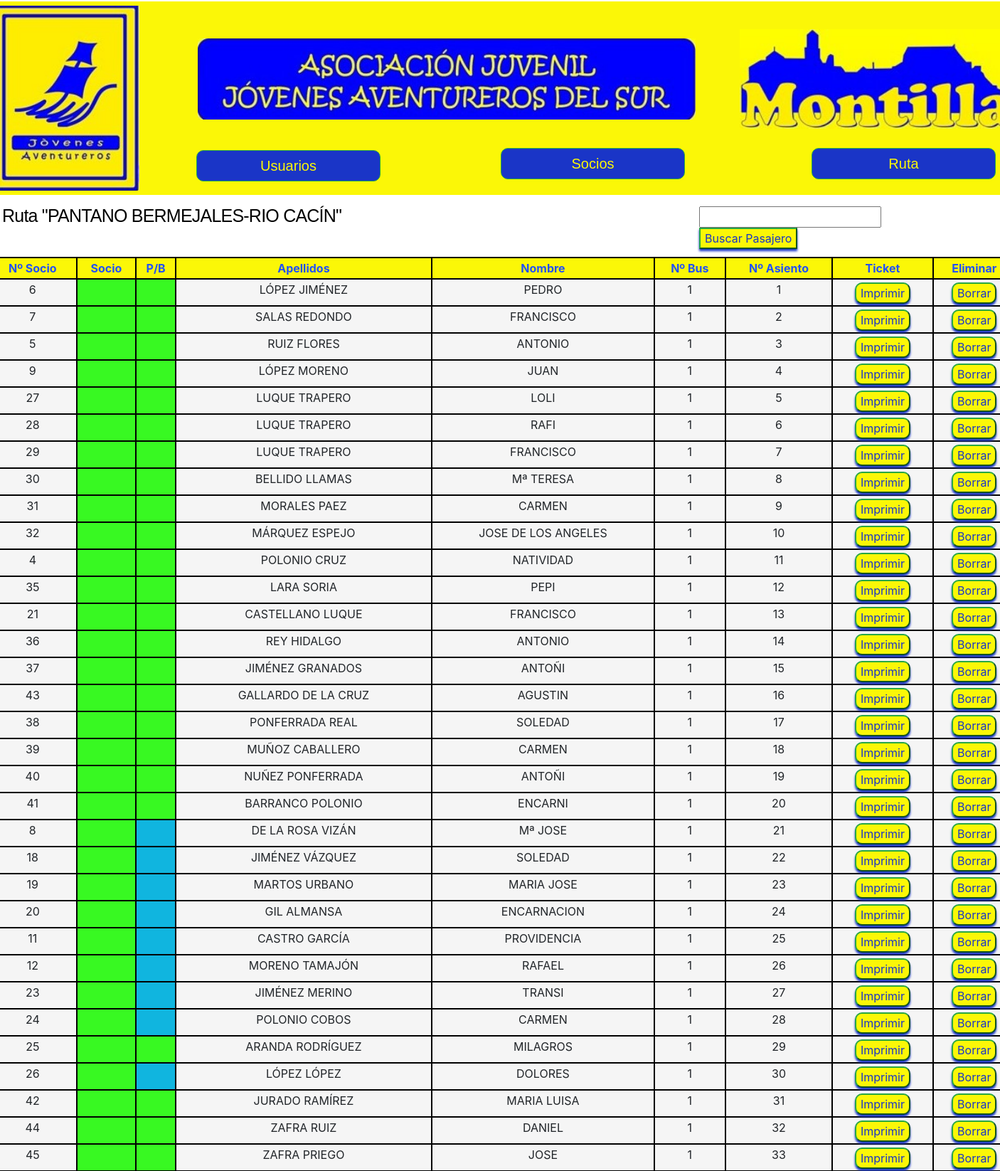
Page /socios/mostrarInscripcionSocio/22/ (upper part) on the committed database.
### Socios/models.py (models this page shows, shortened)
class Inscripciones(models.Model):
    id = models.AutoField(primary_key=True)
    nombre = models.CharField(max_length=30)
    destino = models.CharField(max_length=30, blank=False)
    fecha = models.CharField(max_length=16, blank=False)
    distancia = models.IntegerField(default=0)
    dificultad = models.CharField(max_length=20, choices=DIFICULTAD, default=BAJA)
    precio_socio = models.PositiveIntegerField()
    precio_no_socio = models.PositiveIntegerField()
    finalizada = models.BooleanField(default=False)
    recaudacion_socios = models.IntegerField(default=0)
    recaudacion_no_socios = models.IntegerField(default=0)
    pago_metalico = models.IntegerField(default=0)
    pago_banco = models.IntegerField(default=0)
    total_socios = models.IntegerField(default=0)
    total_no_socios = models.IntegerField(default=0)
    total_guias = models.IntegerField(default=0)

class Inscripcion_Socio(models.Model):
    id = models.AutoField(primary_key=True)
    inscripcion = models.ForeignKey(Inscripciones, on_delete=models.CASCADE)
    socios = models.ForeignKey(Socios, on_delete=models.CASCADE)
    precio = models.PositiveIntegerField(default=0)
    numero_bus = models.PositiveIntegerField(validators=[MinValueValidator(1),MaxValueValidator(2)])
    asiento_bus = models.PositiveIntegerField(validators=[MinValueValidator(1),MaxValueValidator(110)])
    pago = models.BooleanField(default=False)
    guia = models.BooleanField(default=False)

class Socios(models.Model):
    id = models.AutoField(primary_key=True)
    numero_socio = models.IntegerField(default=0)
    nombre = models.CharField(max_length=30)
    apellidos = models.CharField(max_length=50)
    dni = models.CharField(max_length=20)
    fecha_nacimiento = models.CharField(max_length=16)
    telefono = models.CharField(max_length=20)
    codigo_postal = models.CharField(max_length=20, default=14550)
    ciudad = models.CharField(max_length=30, default="Montilla")
    provincia = models.CharField(max_length=35, default="Córdoba")
    socio = models.BooleanField(default=False)
    talla_camiseta = models.CharField(max_length=4, choices=TALLA, default=S)
    regalo = models.BooleanField(default=False)

### Socios/views.py (the view)
# urls.py: path('mostrarInscripcionSocio/<int:insid>/', listar_inscritos, name="Usuarios Inscritos"),
def listar_inscritos(request, insid):
    inscripcion = Inscripciones.objects.filter(id = insid).first()
    nombre = inscripcion.nombre
    inscripcion_socio = Inscripcion_Socio.objects.filter(inscripcion = inscripcion).order_by("asiento_bus")
    return render(request, 'socios/mostrarInscripcionSocio.html', {'entity': inscripcion_socio, "nombre":nombre})

### Socios/templates/socios/mostrarInscripcionSocio.html
{% extends "jovenesAventureros/base.html" %}
{% load crispy_forms_tags %}
{% load static %}
{% block content %}
  <div class="overlap-groupRegister">
    <p class="gestiones" style="font-size: 25px; margin-left: -660px; margin-top: -340px;">Ruta "{{nombre}}"</p>
    <form action="buscar/" method="GET" style="margin-left: 880px; margin-top: -30px;margin-bottom: 10px;">
      <input type="text" name="usern">
      <button class="btn2 btn-success" style="background-color: #FBF707;color: rgba(26, 53, 199, 1);">Buscar Pasajero</button>
  </form>
  <div class="contenedorFormularioSocio">
    <table class ="table" style="margin-left: -70px; margin-top: 0px;">
      <thead>
        <tr>
          <th class="th">Nº Socio</th>
          <th class="th">Socio</th>
          <th class="th">P/B</th>
          <th class="th">Apellidos</th>
          <th class="th">Nombre</th>
          <th class="th">Nº Bus</th>
          <th class="th">Nº Asiento</th>
          <th class="th">Ticket</th>
          <th class="th">Eliminar</th>
        </tr>
      </thead>
      <tbody>
        {% for ins in entity %}
          <tr>
            <td class="td">{{ ins.socios.numero_socio }}</td>
            {% if ins.socios.socio is False %}
              <td class="tdr"></td>
              {% else %}
              <td class="tdv"></td>
              {% endif %}
            {% if ins.pago is False %}
              <td class="tdb"></td>
              {% else %}
              <td class="tdv"></td>
              {% endif %}
            <td class="td">{{ ins.socios.apellidos }}</td>
            <td class="td">{{ ins.socios.nombre }}</td>
            <td class="td">{{ ins.numero_bus }}</td>
            <td class="td">{{ ins.asiento_bus }}</td>
            <td class="td">
              <button type="submit" class="btn2 btn-success" style="margin-top: 2px; background-color: #FBF707; border-radius: 10px; color: rgba(26, 53, 199, 1);"><a href="{% url 'Exportar Ticket V2' ins.inscripcion.id ins.socios.id%}" style="color: rgba(26, 53, 199, 1);">Imprimir</a></button>
            </td>
            <td class="td">
              <button type="submit" class="btn2 btn-success" style="margin-top: 2px; background-color: #FBF707; border-radius: 10px; color: rgba(26, 53, 199, 1);"><a href="{% url 'Eliminar Socio Inscripcion' ins.inscripcion.id ins.socios.id%}" style="color: rgba(26, 53, 199, 1);">Borrar</a></button>
            </td>
          </tr>
        {% endfor %}
      </tbody>
    </table>
  </div>
  </div>
{% endblock %}

### Inicio/static/JA/css/gestion.css (style rules this page uses)
.pgina-de-inicio .btn2 { box-shadow: 0px 3px 3px 0px rgba(26, 53, 199, 1); }
.pgina-de-inicio .overlap-groupRegister { position: absolute; width: 1205px; height: 400px; top: 320px; bottom: 350px; left: 120px; }
.pgina-de-inicio .contenedorFormularioSocio { background-color: white; width: 120%; border-radius: 5px; padding: 1px 0px; left: 120px; margin-left: -50px; }
.pgina-de-inicio .table { border-collapse: collapse; margin-top: 60px; margin-left: -12px; width: 100%; background-color: whitesmoke; }
.pgina-de-inicio .table, .pgina-de-inicio .tableP, .pgina-de-inicio .table th, .pgina-de-inicio .table td, .pgina-de-inicio .tableP th, .pgina-de-inicio .tableP td, .pgina-de-inicio .tableP .thh, .pgina-de-inicio .tableP .tdh, .pgina-de-inicio .tableP .tdv, .pgina-de-inicio .tableP .tdr, .pgina-de-inicio .tableP .tde, .pgina-de-inicio .tableC td, .pgina-de-inicio .tableC .thh, .pgina-de-inicio .tableC .tdh, .pgina-de-inicio .tableC .tdv, .pgina-de-inicio .tableC .tdr, .pgina-de-inicio .tableC .tde, .pgina-de-inicio .tableD .td, .pgina-de-inicio .tableD .thh, .pgina-de-inicio .tableD .tdh, .pgina-de-inicio .tableD .tdv, .pgina-de-inicio .tableD .tdr, .pgina-de-inicio .tableD .tde, .pgina-de-inicio .tableR .td, .pgina-de-inicio .tableR .thh, .pgina-de-inicio .tableR .tdh, .pgina-de-inicio .tableR .tdv, .pgina-de-inicio .tableR .tdr, .pgina-de-inicio .tableR .tde, .pgina-de-inicio .tableC, .pgina-de-inicio .tableD, .pgina-de-inicio .tableR { border: 2px solid black; }
.pgina-de-inicio .th, .pgina-de-inicio td { padding: 2px; text-align: center; }
.pgina-de-inicio .th { background-color: var(--azul); color: rgb(34, 81, 249); }
.pgina-de-inicio .tdv { background-color: rgb(56, 249, 34);; color: white }
.pgina-de-inicio .tdb { background-color: rgb(16, 181, 223);; color: white }
.pgina-de-inicio .gestiones { position: absolute; top: 300px; left: 560px; font-family: "Sora-Regular", Helvetica; font-weight: 400; color: #000000; font-size: 39px; text-align: center; letter-spacing: -0.78px; line-height: 46.8px; white-space: nowrap; }

### Inicio/static/JA/css/styleguide.css (style rules this page uses)
:root { --prueba: rgba(0, 0, 0, 1); --azul: #FBF707; --blaugrana: rgba(144, 3, 79, 1); --prueba-font-family: "Sora", Helvetica; --prueba-font-weight: 400; --prueba-font-size: 16px; --prueba-letter-spacing: 0px; --prueba-line-height: normal; --prueba-font-style: normal; }

### rows in the picture
Inscripciones: nombre "PANTANO BERMEJALES-RIO CACÍN"
Inscripcion_Socio: socios.numero_socio "6", pago True (drawn), socios.apellidos "LÓPEZ JIMÉNEZ", socios.nombre "PEDRO", numero_bus "1", asiento_bus "1"
Inscripcion_Socio: socios.numero_socio "7", pago True (drawn), socios.apellidos "SALAS REDONDO", socios.nombre "FRANCISCO", numero_bus "1", asiento_bus "2"
Inscripcion_Socio: socios.numero_socio "5", pago True (drawn), socios.apellidos "RUIZ FLORES", socios.nombre "ANTONIO", numero_bus "1", asiento_bus "3"
Inscripcion_Socio: socios.numero_socio "9", pago True (drawn), socios.apellidos "LÓPEZ MORENO", socios.nombre "JUAN", numero_bus "1", asiento_bus "4"
Inscripcion_Socio: socios.numero_socio "27", pago True (drawn), socios.apellidos "LUQUE TRAPERO", socios.nombre "LOLI", numero_bus "1", asiento_bus "5"
Inscripcion_Socio: socios.numero_socio "28", pago True (drawn), socios.apellidos "LUQUE TRAPERO", socios.nombre "RAFI", numero_bus "1", asiento_bus "6"
Inscripcion_Socio: socios.numero_socio "29", pago True (drawn), socios.apellidos "LUQUE TRAPERO", socios.nombre "FRANCISCO", numero_bus "1", asiento_bus "7"
Inscripcion_Socio: socios.numero_socio "30", pago True (drawn), socios.apellidos "BELLIDO LLAMAS", socios.nombre "Mª TERESA", numero_bus "1", asiento_bus "8"
Inscripcion_Socio: socios.numero_socio "31", pago True (drawn), socios.apellidos "MORALES PAEZ", socios.nombre "CARMEN", numero_bus "1", asiento_bus "9"
Inscripcion_Socio: socios.numero_socio "32", pago True (drawn), socios.apellidos "MÁRQUEZ ESPEJO", socios.nombre "JOSE DE LOS ANGELES", numero_bus "1", asiento_bus "10"
Inscripcion_Socio: socios.numero_socio "4", pago True (drawn), socios.apellidos "POLONIO CRUZ", socios.nombre "NATIVIDAD", numero_bus "1", asiento_bus "11"
Inscripcion_Socio: socios.numero_socio "35", pago True (drawn), socios.apellidos "LARA SORIA", socios.nombre "PEPI", numero_bus "1", asiento_bus "12"
Inscripcion_Socio: socios.numero_socio "21", pago True (drawn), socios.apellidos "CASTELLANO LUQUE", socios.nombre "FRANCISCO", numero_bus "1", asiento_bus "13"
Inscripcion_Socio: socios.numero_socio "36", pago True (drawn), socios.apellidos "REY HIDALGO", socios.nombre "ANTONIO", numero_bus "1", asiento_bus "14"
Inscripcion_Socio: socios.numero_socio "37", pago True (drawn), socios.apellidos "JIMÉNEZ GRANADOS", socios.nombre "ANTOÑI", numero_bus "1", asiento_bus "15"
Inscripcion_Socio: socios.numero_socio "43", pago True (drawn), socios.apellidos "GALLARDO DE LA CRUZ", socios.nombre "AGUSTIN", numero_bus "1", asiento_bus "16"
Inscripcion_Socio: socios.numero_socio "38", pago True (drawn), socios.apellidos "PONFERRADA REAL", socios.nombre "SOLEDAD", numero_bus "1", asiento_bus "17"
Inscripcion_Socio: socios.numero_socio "39", pago True (drawn), socios.apellidos "MUÑOZ CABALLERO", socios.nombre "CARMEN", numero_bus "1", asiento_bus "18"
Inscripcion_Socio: socios.numero_socio "40", pago True (drawn), socios.apellidos "NUÑEZ PONFERRADA", socios.nombre "ANTOÑI", numero_bus "1", asiento_bus "19"
Inscripcion_Socio: socios.numero_socio "41", pago True (drawn), socios.apellidos "BARRANCO POLONIO", socios.nombre "ENCARNI", numero_bus "1", asiento_bus "20"
Inscripcion_Socio: socios.numero_socio "8", pago False (drawn), socios.apellidos "DE LA ROSA VIZÁN", socios.nombre "Mª JOSE", numero_bus "1", asiento_bus "21"
Inscripcion_Socio: socios.numero_socio "18", pago False (drawn), socios.apellidos "JIMÉNEZ VÁZQUEZ", socios.nombre "SOLEDAD", numero_bus "1", asiento_bus "22"
Inscripcion_Socio: socios.numero_socio "19", pago False (drawn), socios.apellidos "MARTOS URBANO", socios.nombre "MARIA JOSE", numero_bus "1", asiento_bus "23"
Inscripcion_Socio: socios.numero_socio "20", pago False (drawn), socios.apellidos "GIL ALMANSA", socios.nombre "ENCARNACION", numero_bus "1", asiento_bus "24"
Inscripcion_Socio: socios.numero_socio "11", pago False (drawn), socios.apellidos "CASTRO GARCÍA", socios.nombre "PROVIDENCIA", numero_bus "1", asiento_bus "25"
Inscripcion_Socio: socios.numero_socio "12", pago False (drawn), socios.apellidos "MORENO TAMAJÓN", socios.nombre "RAFAEL", numero_bus "1", asiento_bus "26"
Inscripcion_Socio: socios.numero_socio "23", pago False (drawn), socios.apellidos "JIMÉNEZ MERINO", socios.nombre "TRANSI", numero_bus "1", asiento_bus "27"
Inscripcion_Socio: socios.numero_socio "24", pago False (drawn), socios.apellidos "POLONIO COBOS", socios.nombre "CARMEN", numero_bus "1", asiento_bus "28"
Inscripcion_Socio: socios.numero_socio "25", pago True (drawn), socios.apellidos "ARANDA RODRÍGUEZ", socios.nombre "MILAGROS", numero_bus "1", asiento_bus "29"
Inscripcion_Socio: socios.numero_socio "26", pago False (drawn), socios.apellidos "LÓPEZ LÓPEZ", socios.nombre "DOLORES", numero_bus "1", asiento_bus "30"
Inscripcion_Socio: socios.numero_socio "42", pago True (drawn), socios.apellidos "JURADO RAMÍREZ", socios.nombre "MARIA LUISA", numero_bus "1", asiento_bus "31"
Inscripcion_Socio: socios.numero_socio "44", pago True (drawn), socios.apellidos "ZAFRA RUIZ", socios.nombre "DANIEL", numero_bus "1", asiento_bus "32"
Inscripcion_Socio: socios.numero_socio "45", pago True (drawn), socios.apellidos "ZAFRA PRIEGO", socios.nombre "JOSE", numero_bus "1", asiento_bus "33"
